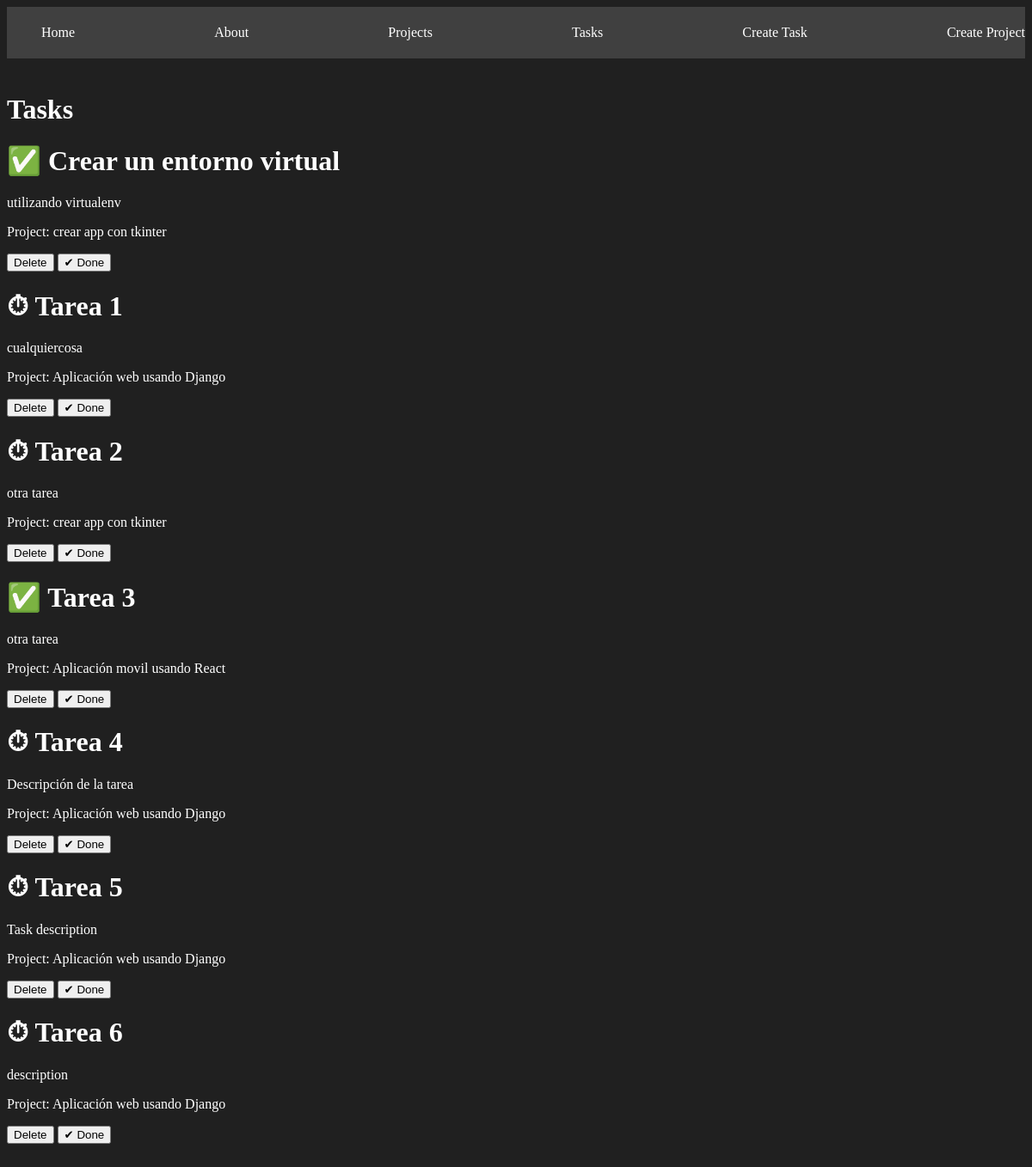
/tasks/, run on the app's committed database.
### myapp/models.py (models this page shows, shortened)
class Task(models.Model):
    title = models.CharField(max_length=200)
    description = models.TextField()
    project = models.ForeignKey(Project, on_delete=models.CASCADE) #ON_DELETE: Indica que cuando se elimine uno de los proyectos, se elimine completamente todas las tareas referenciadas al mismo.
    done = models.BooleanField(default= False)

class Project(models.Model):
    name = models.CharField(max_length=200)

### myapp/views.py (the view)
# urls.py: path('tasks/', views.tasks, name="tasks"),
def tasks(request): #,id #Se termina resolviendo de esta manera, debido a que si no se encuentra un id salta error.
    tasks = Task.objects.all()
    return render(request, "tasks/tasks.html",{
        "tareas": tasks
    })

### myapp/templates/tasks/tasks.html
{% extends 'layouts/base.html' %}
{% block content %}
<h1>Tasks</h1>
{% for task in tareas %}
<div>
    <h1>{% if task.done == False %} &#9201 {% else %} &#9989 {% endif %} {{ task.title }}</h1>
    <p>{{ task.description }}</p>
    <p>Project: {{ task.project.name }}</p>
    <button>Delete</button>
    <button>✔ Done</button>
</div>
{% endfor %}
{% endblock %}

### myapp/templates/layouts/base.html (shortened to what this page needs)
{% load static %}
<!DOCTYPE html>
<html lang="en">
<head>
    <link rel="stylesheet" href="{% static 'styles/main.css' %}">
</head>
<body>
    <nav class="navbar">
        <ul>
            <li>
                <a href="/">Home</a>
            </li>
            <li>
                <a href="/about/">About</a>
            </li>
            <li>
                <a href="{% url 'projects' %}">Projects</a>
            </li>
            <li>
                <a href="{% url 'tasks' %}">Tasks</a>
            </li>
            <li>
                <a href="{% url 'create_task' %}">Create Task</a>
            </li>
            <li>
                <a href="{% url 'create_project' %}">Create Project</a>
            </li>
        </ul>
    </nav>
    <main class="container">
        {% block content %}
        {% endblock %}
    </main>
</body>
</html>

### myapp/static/styles/main.css (style rules this page uses)
body { background-color: #202020; color: white; }
.navbar { background-color: #404040; padding: 5px 0px; }
.navbar ul { display: flex; justify-content: space-between; }
.navbar ul li { list-style: none; }
.navbar ul li a { color: white; text-decoration: none; }
.container { max-width: 1200px; margin: auto; padding: 20px 0; }

### data on the page
Task: title "Crear un entorno virtual", description "utilizando virtualenv", project.name "crear app con tkinter"
Task: title "Tarea 1", description "cualquiercosa", project.name "Aplicación web usando Django"
Task: title "Tarea 2", description "otra tarea", project.name "crear app con tkinter"
Task: title "Tarea 3", description "otra tarea", project.name "Aplicación movil usando React"
Task: title "Tarea 4", description "Descripción de la tarea", project.name "Aplicación web usando Django"
Task: title "Tarea 5", description "Task description", project.name "Aplicación web usando Django"
Task: title "Tarea 6", description "description", project.name "Aplicación web usando Django"
